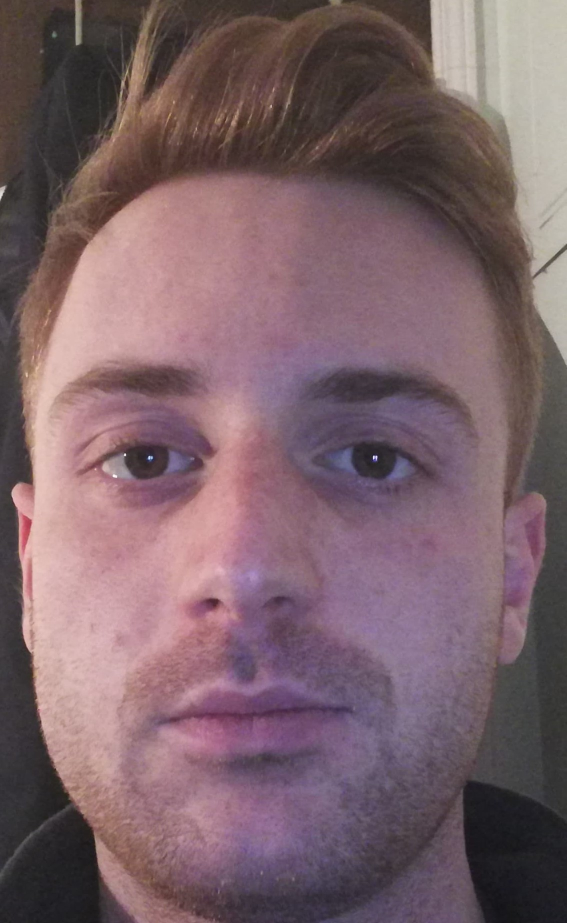
#> input picture images/face_ref.jpg, 1133 x 1846 px, given in place of xyz_slow.mp4, which was not available (shown at 1/2 size)
$ python filter_tracking.py
#> lines starting #> are read from the running program, lines starting #| are printed output that depends on the picture; after the words box and inside, x2 and y2 are one past the last pixel; in counts of white or black regions, pixels touching at a corner belong together; pictures that were not available may be replaced by others from this repository, and a replacement may not be noted
#> further down, frame is the input picture: shape (1846, 1133, 3); mean B, G, R 105.1, 98.6, 123.4
### tools.py
import colorsys
import cv2
import numpy as np
import copy
import itertools
import csv


# [28 lines left out: function trackerCreate, not called in this run]

def getVideoCenterCoord(video):

    width = int(video.get(cv2.CAP_PROP_FRAME_WIDTH))
    height = int(video.get(cv2.CAP_PROP_FRAME_HEIGHT))
    center = (int(width / 2), int(height / 2))

    return center

# [26 lines left out: functions getBoxCenterCoord3D, getBoxCenterCoord2D, createColorGrading, not called in this run]


def binFilter(img, thresh):

#> called with thresh = 200
    img = cv2.cvtColor(img, cv2.COLOR_BGR2GRAY)
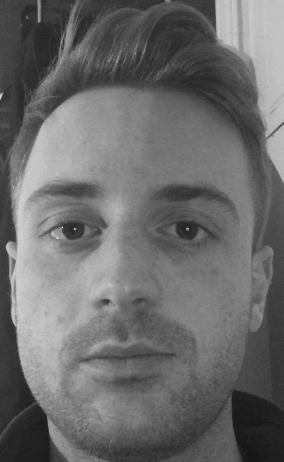
#> img: shape (1846, 1133) (shown at 1/4 size); min 18, max 253, mean 106.8
    ret, binImg = cv2.threshold(img, thresh, 255, cv2.THRESH_BINARY)
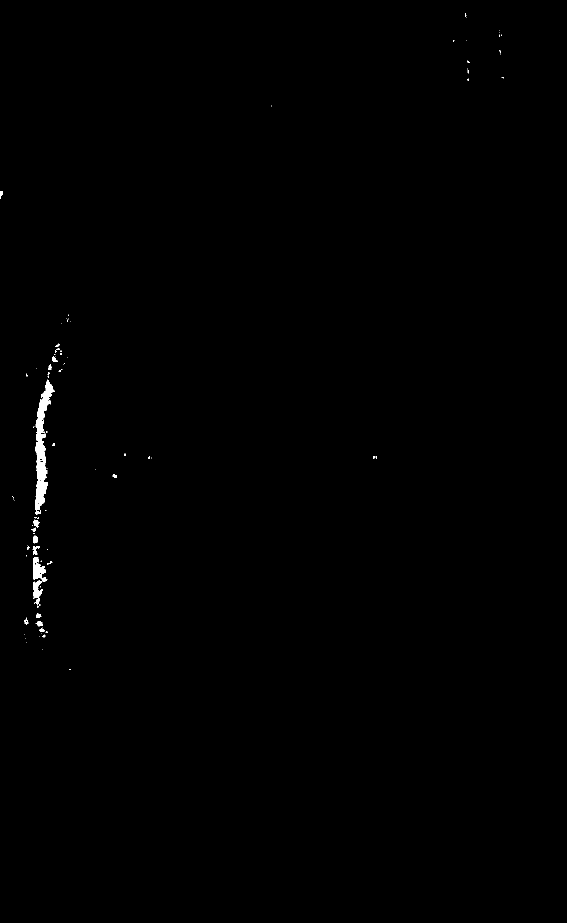
#> binImg: shape (1846, 1133) (shown at 1/2 size); 0.32% white; 95 white regions (74 under 20 px), largest, box (x1, y1, x2, y2) and area: (70, 760, 109, 1030) 4069, (66, 1114, 95, 1164) 755, (66, 1161, 86, 1209) 496
#> ret = 200

    return binImg


def getShapeCenter(binImg):
    # Calculer les moments de l'objet
    M = cv2.moments(binImg)
#> M = moments, m00 1713345, centre m10/m00, m01/m00 = (96.56, 954.5)

    x = int(M["m10"] / M["m00"])
#> x = 96
    y = int(M["m01"] / M["m00"])
#> y = 954

    return (x, y)

# [117 lines left out: functions blurBG, detectWithYOLO, getCentroidFromKeypoints, getKeypoints, getClassNames, not called in this run]

def getClassNameFromId(classNames, id):
    return classNames[int(id)-1]

# [170 lines left out: functions getDetectionsList, getPoseCoord, convertNormCoordToImageCoord, get_labels_list, pre_process_landmark, get_landmarks_box and 1 more, not called in this run]

### filter_tracking.py
import cv2
import tools

##### Init video
video = cv2.VideoCapture("videos/xyz_slow.mp4")
# video = cv2.VideoCapture(0)

vidCenter = tools.getVideoCenterCoord(video)

##### Real-time tracking
while True:

    success, frame = video.read()
    if not success:
        break

    binImg= tools.binFilter(frame, 200)
    center = tools.getShapeCenter(binImg)
#> center = (96, 954)

    cv2.circle(frame, center, 20, (0, 0, 255), -1)
    cv2.arrowedLine(frame, vidCenter, center, (0, 255, 0), 2, tipLength=0.3)
    cv2.putText(frame, f"Object coordinates : ({str(center[0])}, {str(center[1])})" ,
                    (100,80), cv2.QT_FONT_NORMAL, 0.75,(255,0,0),2)
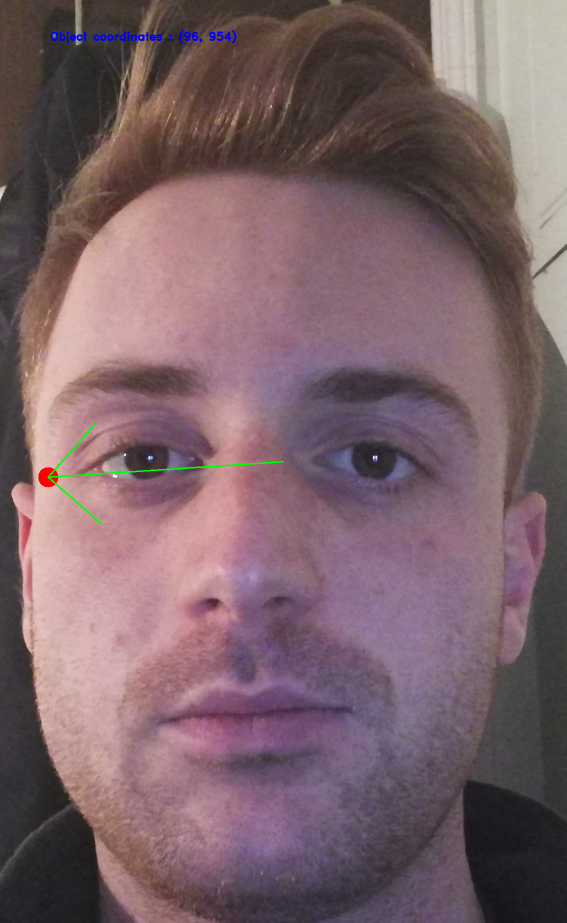
#> frame: shape (1846, 1133, 3) (shown at 1/2 size); mean B, G, R 105.1, 98.6, 123.1

    cv2.imshow("Tracking", frame)

    # Exit if ESC pressed
    k = cv2.waitKey(1) & 0xff
#> (key Esc is pressed here)
    if k == 27 : break

video.release()

$ run again, on images/face_test.jpg
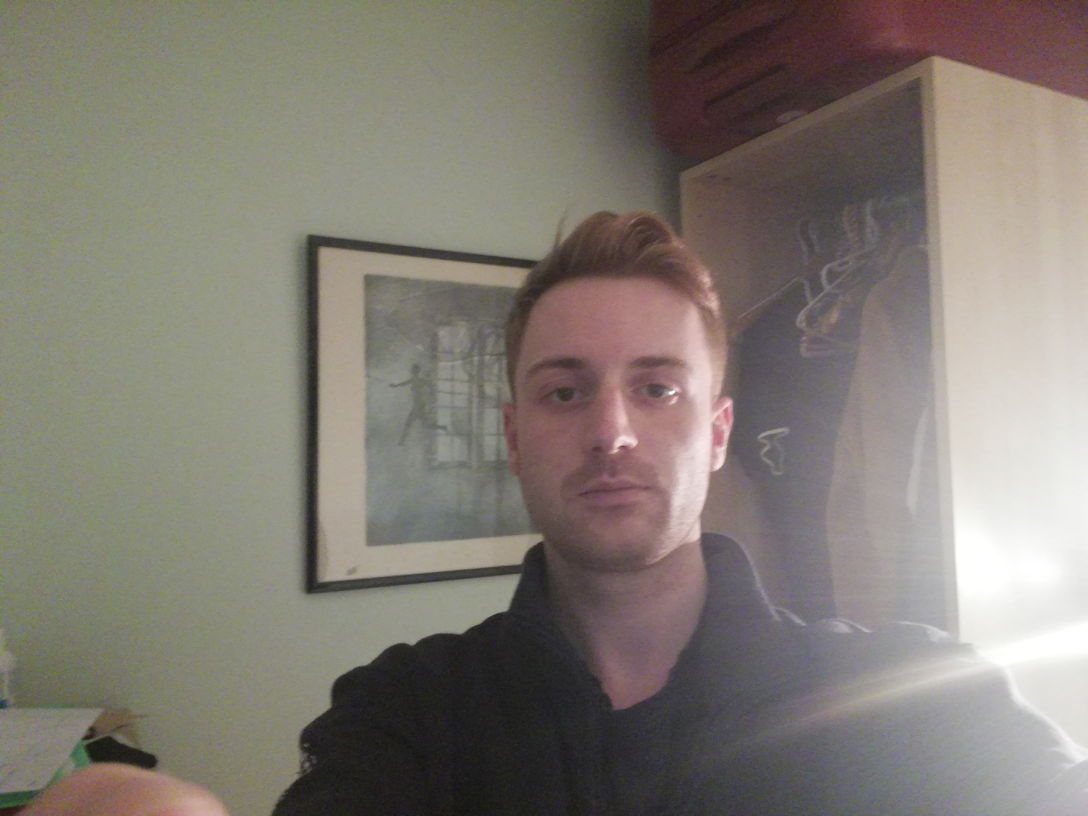
#> input picture images/face_test.jpg, 3264 x 2448 px, given in place of xyz_slow.mp4, which was not available (shown at 1/3 size)
#> frame is the input picture: shape (2448, 3264, 3); mean B, G, R 115.3, 123.4, 129.6
#> in binFilter, `img = cv2.cvtColor(img, cv2.COLOR_BGR2GRAY)`:
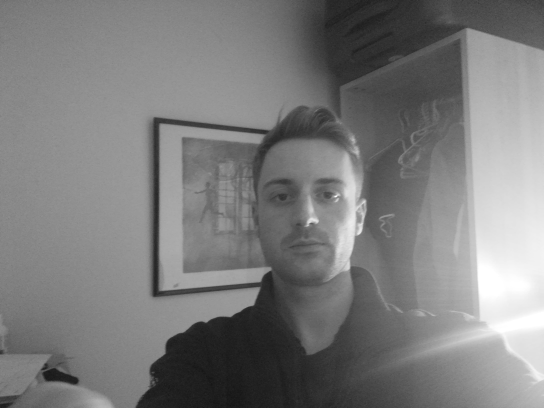
#> img: shape (2448, 3264) (shown at 1/6 size); min 14, max 255, mean 124.3
#> in binFilter, `ret, binImg = cv2.threshold(img, thresh, 255, cv2.THRESH_BINARY)`:
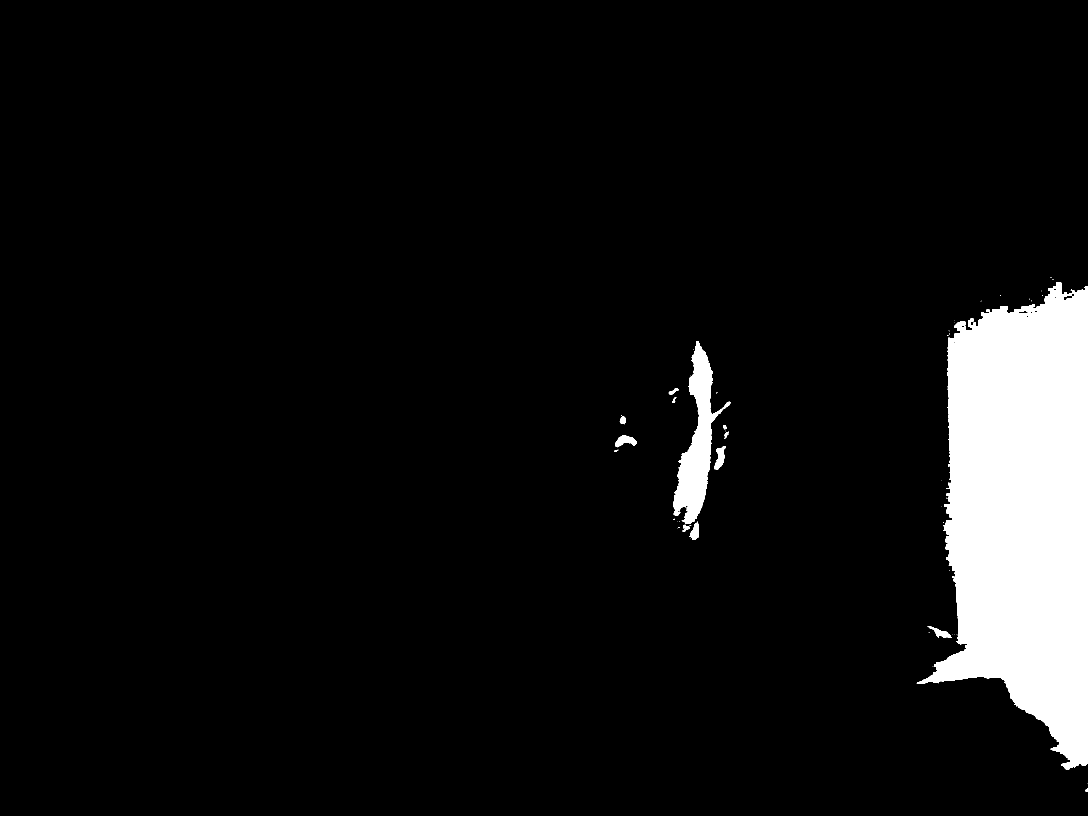
#> binImg: shape (2448, 3264) (shown at 1/3 size); 6.8% white; 56 white regions (41 under 20 px), largest, box (x1, y1, x2, y2) and area: (2750, 848, 3264, 2309) 501705, (2019, 1024, 2192, 1572) 32904, (2142, 1338, 2178, 1409) 1314
#> ret = 200
#> M = moments, m00 137785170, centre m10/m00, m01/m00 = (3000, 1516)
#> x = 2999
#> y = 1516
#> center = (2999, 1516)

$ run again, on images/mediator.jpg
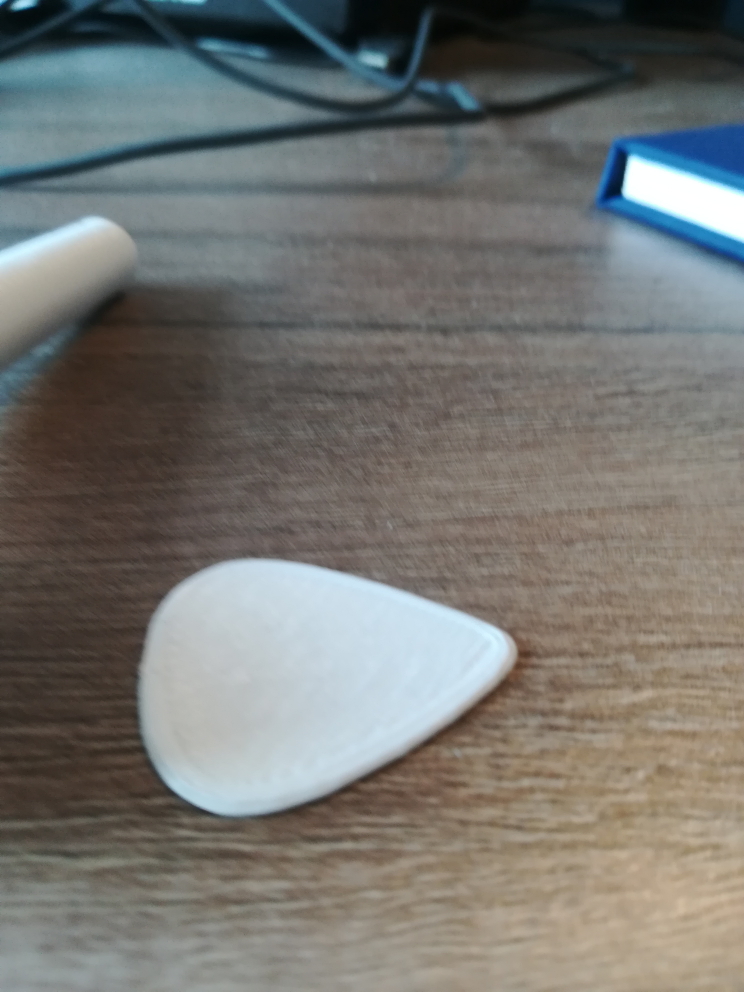
#> input picture images/mediator.jpg, 2976 x 3968 px, given in place of xyz_slow.mp4, which was not available (shown at 1/4 size)
#> frame is the input picture: shape (3968, 2976, 3); mean B, G, R 113.1, 117, 117.1
#> in binFilter, `img = cv2.cvtColor(img, cv2.COLOR_BGR2GRAY)`:
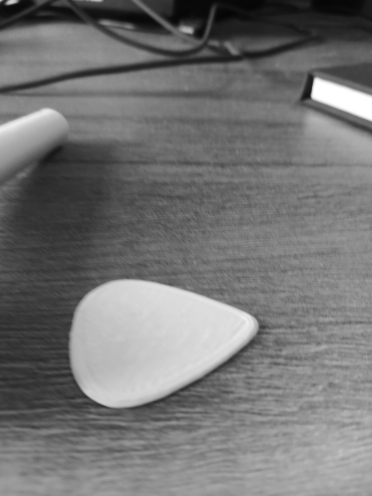
#> img: shape (3968, 2976) (shown at 1/8 size); min 2, max 255, mean 116.6
#> in binFilter, `ret, binImg = cv2.threshold(img, thresh, 255, cv2.THRESH_BINARY)`:
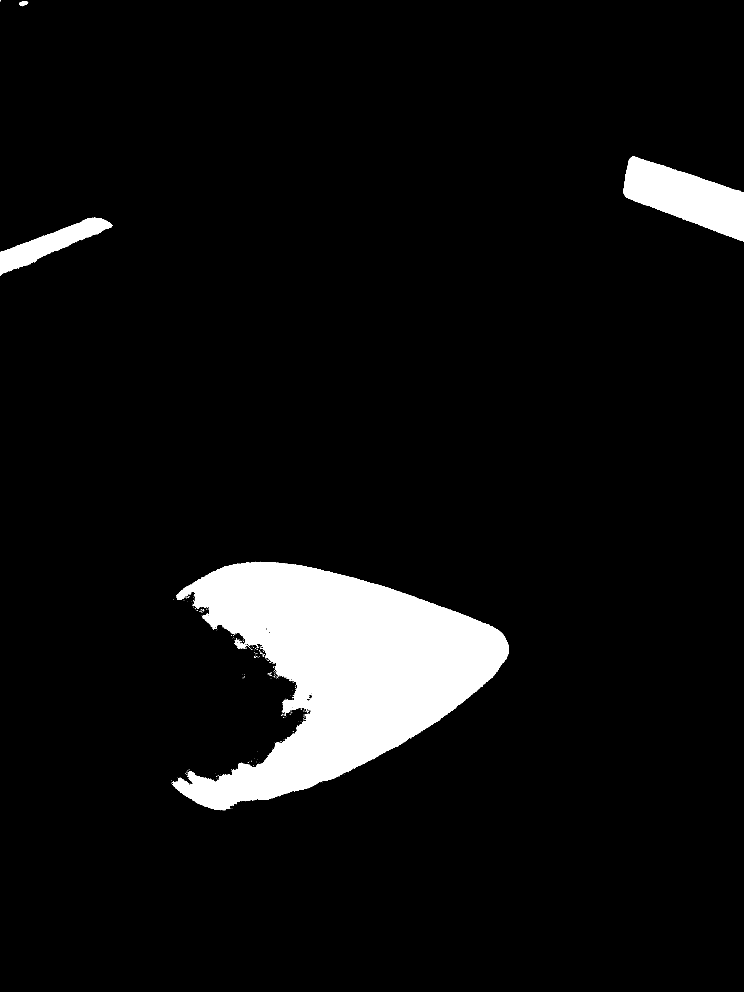
#> binImg: shape (3968, 2976) (shown at 1/4 size); 6.7% white; 374 white regions (369 under 20 px), largest, box (x1, y1, x2, y2) and area: (690, 2247, 2035, 3241) 673097, (2494, 626, 2976, 967) 87424, (0, 871, 449, 1102) 33222, (938, 2552, 993, 2595) 775, (78, 4, 113, 25) 460
#> ret = 200
#> M = moments, m00 202952715, centre m10/m00, m01/m00 = (1468, 2395.6)
#> x = 1468
#> y = 2395
#> center = (1468, 2395)
